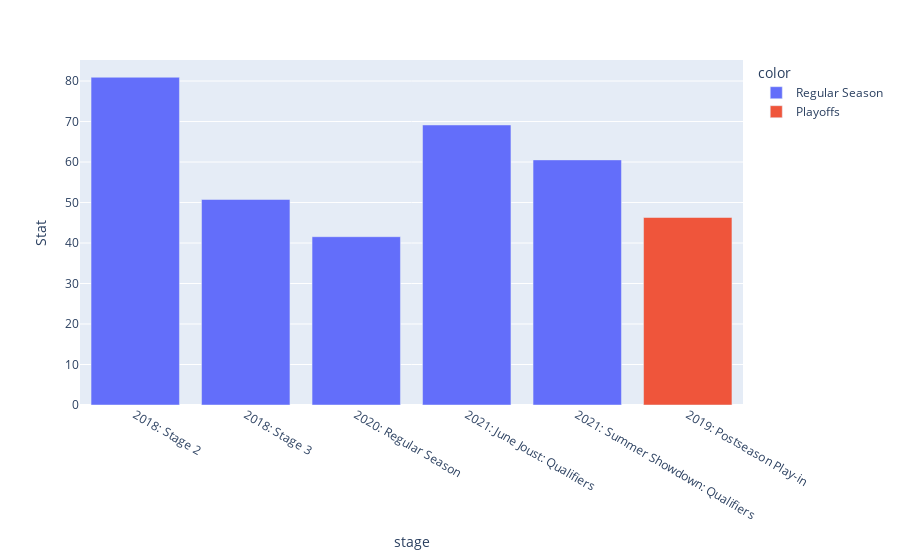

Write notebook code for a chart like this one.
### Code cell
import plotly.express as px
#.groupby('match_id')['Stat'].mean().reset_index()

profit = stat_df
profit = profit[profit['player'] == 'Profit']
profit = profit[profit['hero_McCree'] == 1].groupby('stage')['Stat'].mean().reset_index()
color=np.array(['Regular Season']*profit.Stat.shape[0])
for i in playoffs:
    color[profit.stage==i] = 'Playoffs'

fig = px.bar(profit, x=profit.stage, y=profit.Stat, color=color)
fig.show()

### Figure 1 — Plotly figure (JSON) as saved in the notebook; plotly's stock layout.template omitted (floating-point values rounded to 4 significant figures)
{"data": [{"alignmentgroup": "True", "hovertemplate": "color=Regular Season<br>stage=%{x}<br>Stat=%{y}<extra></extra>", "legendgroup": "Regular Season", "marker": {"color": "#636efa", "pattern": {"shape": ""}}, "name": "Regular Season", "offsetgroup": "Regular Season", "orientation": "v", "showlegend": true, "textposition": "auto", "type": "bar", "x": ["2018: Stage 2", "2018: Stage 3", "2020: Regular Season", "2021: June Joust: Qualifiers", "2021: Summer Showdown: Qualifiers"], "xaxis": "x", "y": [80.93, 50.75, 41.56, 69.15, 60.53], "yaxis": "y"}, {"alignmentgroup": "True", "hovertemplate": "color=Playoffs<br>stage=%{x}<br>Stat=%{y}<extra></extra>", "legendgroup": "Playoffs", "marker": {"color": "#EF553B", "pattern": {"shape": ""}}, "name": "Playoffs", "offsetgroup": "Playoffs", "orientation": "v", "showlegend": true, "textposition": "auto", "type": "bar", "x": ["2019: Postseason Play-in"], "xaxis": "x", "y": [46.3], "yaxis": "y"}], "layout": {"autosize": true, "barmode": "relative", "legend": {"title": {"text": "color"}, "tracegroupgap": 0}, "margin": {"t": 60}, "xaxis": {"anchor": "y", "autorange": true, "domain": [0, 1], "range": [-0.5, 5.5], "title": {"text": "stage"}, "type": "category"}, "yaxis": {"anchor": "x", "autorange": true, "domain": [0, 1], "range": [0, 85.19], "title": {"text": "Stat"}, "type": "linear"}}}
